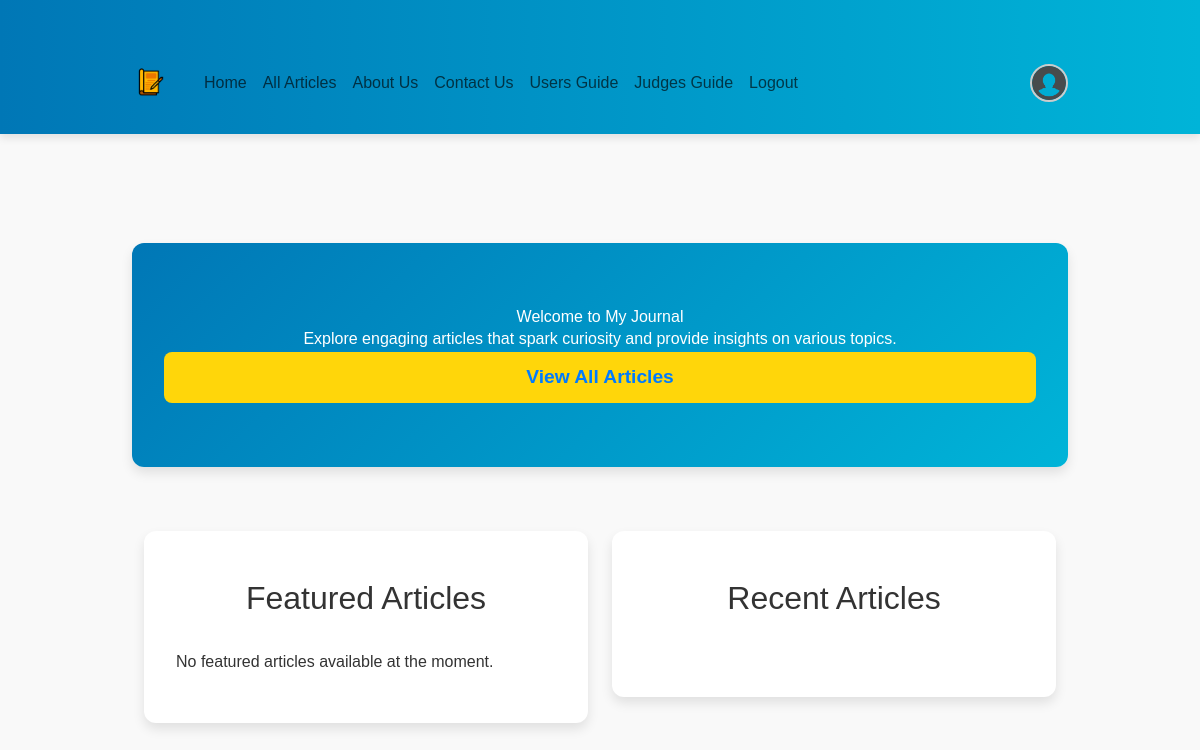
The app's page / (signed in), older data.
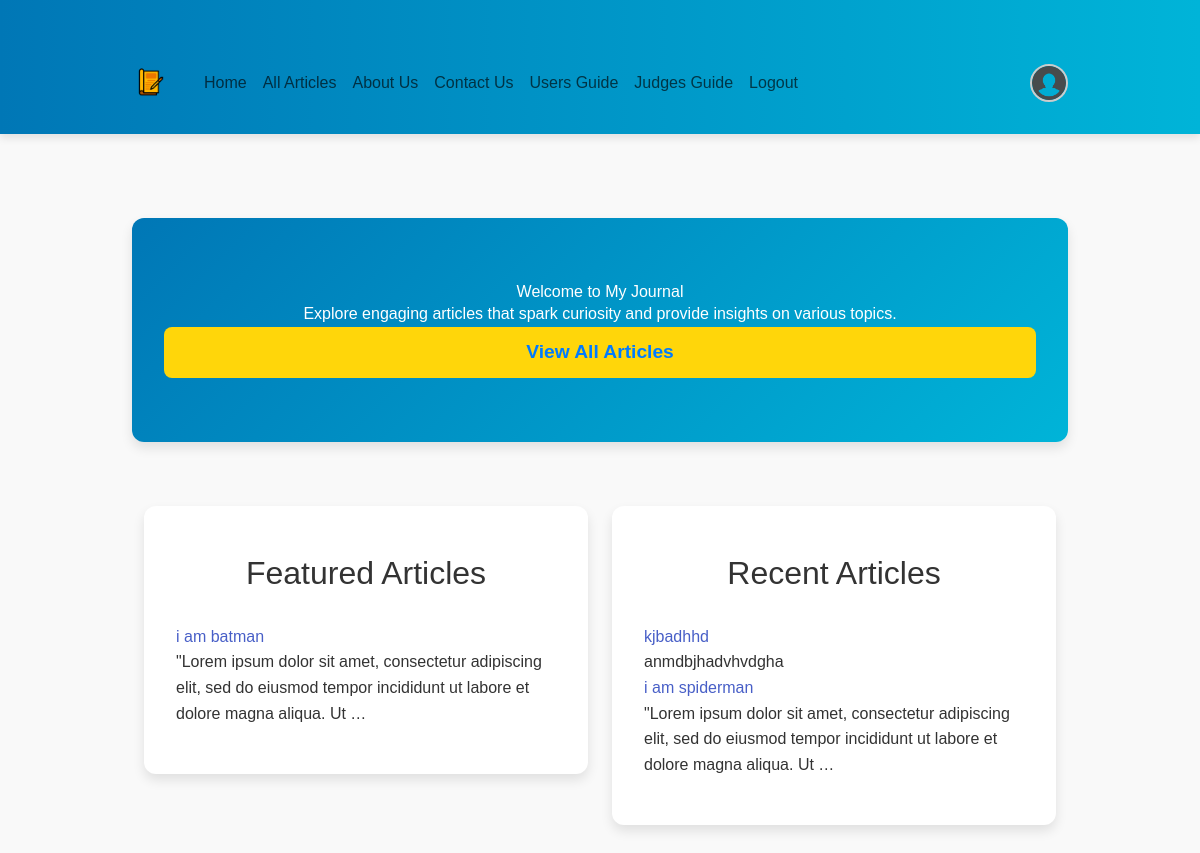
The same page, newer data.
### journal/models.py (models this page shows, shortened)
class Article(models.Model):
    BRANCH_CHOICES = UserProfile.BRANCH_CHOICES
    STATUS_CHOICES = [
        ('pending', 'Pending'),
        ('approved', 'Approved'),
        ('denied', 'Denied'),
    ]
    title = models.CharField(max_length=200)
    author = models.ForeignKey(User, on_delete=models.CASCADE, related_name='articles')
    summary = models.TextField(blank=True, null=True)
    pdf_file = models.FileField(upload_to='journal/pdfs/', blank=True, null=True)
    image = models.ImageField(upload_to='journal/images/', blank=True, null=True)
    created_at = models.DateTimeField(auto_now_add=True)
    updated_at = models.DateTimeField(auto_now=True)
    is_featured = models.BooleanField(default=False)
    branch = models.CharField(max_length=50, choices=BRANCH_CHOICES, default='data_science')
    status = models.CharField(
        max_length=10,
        choices=STATUS_CHOICES,
        default='pending'
    )
    class Meta:
        permissions = [
            ('add_score', 'Can add score to articles'),
        ]

### journal/views.py (the view)
# urls.py: path('', views.home, name='home'),
def home(request):
    featured_articles = Article.objects.filter(is_featured=True).order_by('-created_at')[:5]  # Get the 3 most recent featured articles
    recent_articles = Article.objects.order_by('-created_at')[:5]  # Get the 5 most recent articles
    return render(request, 'journal/home.html', {
                'featured_articles': featured_articles,
                'recent_articles': recent_articles
                })

### journal/templates/journal/home.html (shortened to what this page needs)
{% extends 'base.html' %}
{% load static %}
{% block content %}
<section class="hero">
    <div class="hero-content">
        <h1>Welcome to My Journal</h1>
        <p>Explore engaging articles that spark curiosity and provide insights on various topics.</p>
        <a href="{% url 'article_list' %}" class="btn-primary">View All Articles</a>
    </div>
</section>
<div class="container">
    <div class="columns">
        <div class="column">
            <section class="featured-articles">
                <h2 class="section-title">Featured Articles</h2>
                <ul class="article-list">
                    {% for article in featured_articles %}
                    <li class="article-item">
                        <a href="{% url 'article_detail' article.pk %}" class="article-title">{{ article.title }}</a>
                        <p class="article-summary">{{ article.summary|truncatewords:20 }}</p>
                    </li>
                    {% empty %}
                    <p class="no-articles">No featured articles available at the moment.</p>
                    {% endfor %}
                </ul>
            </section>
        </div>
        <div class="column">
            <section class="recent-articles">
                <h2 class="section-title">Recent Articles</h2>
                <ul class="article-list">
                    {% for article in recent_articles %}
                        {% if article.status == 'approved'%}
                            <li class="article-item">
                                <a href="{% url 'article_detail' article.pk %}" class="article-title">{{ article.title }}</a>
                                <p class="article-summary">{{ article.summary|truncatewords:20 }}</p>
                            </li>
                        {% endif %}
                    {% empty %}
                        <p class="no-articles">No recent articles available at the moment.</p>
                    {% endfor %}
                </ul>
            </section>
        </div>
    </div>
</div>
{% endblock %}

### templates/base.html (shortened to what this page needs)
<!DOCTYPE html>
<html lang="en">
<head>
    {% load static %}
    <link href="https://cdn.jsdelivr.net/npm/bootstrap@5.3.2/dist/css/bootstrap.min.css" rel="stylesheet">
    <link rel="stylesheet" href="https://cdn.jsdelivr.net/npm/bulma@0.9.4/css/bulma.min.css">
    <link rel="stylesheet" href="{% static 'journal_proj/css/auth.css' %}">
    <link rel="stylesheet" href="{% static 'css/styles.css' %}">
</head>
<body>
    <nav class="navbar navbar-expand-lg navbar-light bg-light">
        <div class="container">
            <a class="navbar-brand" href="{% url 'home' %}">
                <img src="{% static 'images/Jlogo.png' %}" alt="Logo" style="height: 60px; width: auto;">
            </a>
            <div class="collapse navbar-collapse" id="navbarNav">
                <ul class="navbar-nav">
                    <li class="nav-item">
                        <a class="nav-link" href="{% url 'home' %}">Home</a>
                    </li>
                    <li class="nav-item">
                        <a class="nav-link" href="{% url 'article_list' %}">All Articles</a>
                    </li>
                    <li class="nav-item">
                        <a class="nav-link" href="{% url 'about' %}">About Us</a>
                    </li>
                    <li class="nav-item">
                        <a class="nav-link" href="{% url 'contact' %}">Contact Us</a>
                    </li>
                    <li class="nav-item">
                        <a class="nav-link" href="{% url 'users_guide' %}">Users Guide</a>
                    </li>
                    <li class="nav-item">
                        <a class="nav-link" href="{% url 'judges_guide' %}">Judges Guide</a>
                    </li>
                    {% if user.is_authenticated %}
                        <li class="nav-item">
                            <a class="nav-link" href="{% url 'logout'%}">Logout</a>
                        </li>
                    {% endif %}
                </ul>
                {% if user.is_authenticated%}
                <div class="profile-button">
                    <a href="{% url 'profile' %}">
                        {% if user.profile.prof_picture %}
                            <img src="{{ user.profile.prof_picture.url }}" alt="Profile Picture"
                                style="border-radius: 50%; object-fit: cover; width: 38px; height: 38px;">
                        {% else %}
                            <img src="{% static 'default_profile.png' %}" alt="Default Profile Picture"
                                style="border-radius: 50%; object-fit: cover; width: 38px; height: 38px;">
                        {% endif %}
                    </a>
                </div>
                {% endif %}
            </div>
        </div>
    </nav>
    <main>
        <div class="container">
            {% block content %}{% endblock %}
        </div>
    </main>
</body>
</html>

### journal_proj/static/journal_proj/css/auth.css (style rules this page uses)
body { background-color: #f8f9fa; display: flex; flex-direction: column; min-height: 100vh; }
main { flex: 1; padding: 20px; display: flex; justify-content: center; align-items: center; }
.btn-primary { background-color: #007bff; border-color: #007bff; width: 100%; }

### journal_proj/static/css/styles.css (style rules this page uses)
* { margin: 0; padding: 0; box-sizing: border-box; font-family: 'Arial', sans-serif; }
body { background-color: #f9f9f9; color: #333; line-height: 1.6; font-size: 16px; overflow-x: hidden; }
.navbar { display: flex; justify-content: space-between; align-items: center; background: linear-gradient(90deg, #0077b6, #00b4d8); color: white; padding: 1rem 2rem; box-shadow: 0 4px 8px rgba(0, 0, 0, 0.1); position: sticky; top: 0; z-index: 1000; }
.navbar .profile-button { margin-left: auto; }
.navbar .profile-button img { border-radius: 50%; object-fit: cover; width: 38px; height: 38px; border: 2px solid #ccc; cursor: pointer; }
button, .btn-primary { padding: 8px 12px; font-size: 0.9rem; }
section { padding: 3rem 2rem; margin: 2rem 0; background: #ffffff; border-radius: 12px; box-shadow: 0 6px 12px rgba(0, 0, 0, 0.1); }
.section-title { font-size: 2rem; margin-bottom: 1rem; color: #0077b6; text-align: center; }
.section-title { text-align: center; font-size: 2rem; color: #333; margin-bottom: 2rem; }
.hero { background: linear-gradient(135deg, #0077b6, #00b4d8); color: white; text-align: center; padding: 4rem 2rem; margin-bottom: 2rem; }
.hero .btn-primary { background-color: #ffd60a; color: #007bff; text-decoration: none; padding: 10px 20px; font-size: 1.2rem; font-weight: bold; border-radius: 8px; transition: background-color 0.3s ease, transform 0.3s ease; display: inline-block; }
.container { margin-top: 2rem; }

Row changes from the older to the newer data that the page shows:
now on this page (row edited): Article: title "i am batman", summary "\"Lorem ipsum dolor sit amet, consectetur adipiscing elit, sed do eiusmod tempor incididunt ut labore et dolore magna aliqua. Ut …", shown under "Featured Articles"
added Article: title "kjbadhhd", summary "anmdbjhadvhvdgha", shown under "Recent Articles"
now on this page (row edited): Article: title "i am spiderman", summary "\"Lorem ipsum dolor sit amet, consectetur adipiscing elit, sed do eiusmod tempor incididunt ut labore et dolore magna aliqua. Ut …", shown under "Recent Articles"
Text that changed along with them:
text no longer shown: "No featured articles available at the moment."
